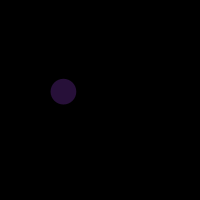
Frame 1 (no input)
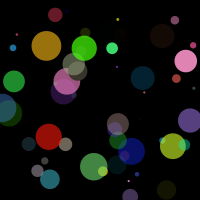
Frame 60 (the mouse pressed at the canvas centre just before this capture)
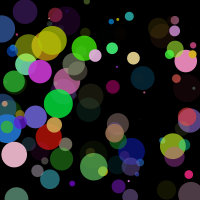
Frame 120 (the mouse held since frame 60 and released just before this capture)

The Processing sketch that drew these frames (run headless with seeded random() and noise(); from frame 60 on, the mouse is pressed at the canvas centre):

// Processing sketch: processing_16682
// ── processing_16682.pde

float r;
float g;
float b;
float a;

float diam;
float x;
float y;

void setup(){
  size(200,200);
  background(0);
  smooth();
}

void draw(){
  
  r=random(255);
  g=random(255);
  b=random(255);
  a=random(255);
  diam=random(30);
  x=random(width);
  y=random(height);
  noStroke();
  fill(r,g,b,a);
  ellipse(x,y,diam,diam);
}

void mousePressed(){
  background(0);
}

void keyPressed(){
  background(255);
}
